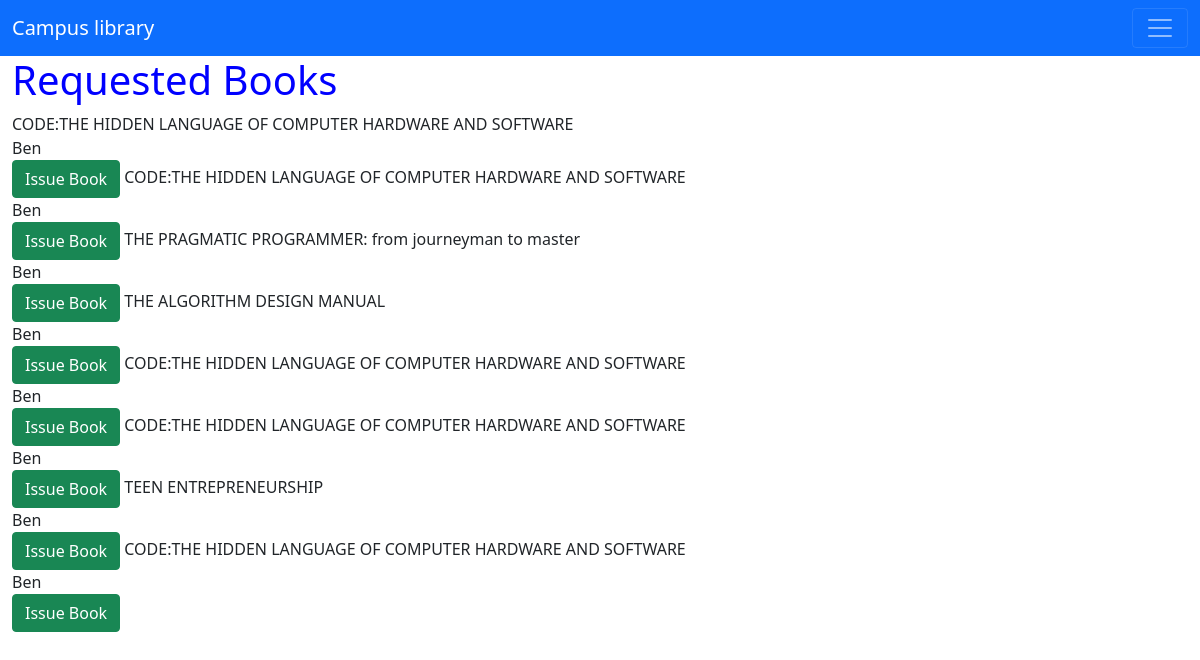
The page /requested_books/ (signed in) on the database as committed earlier.
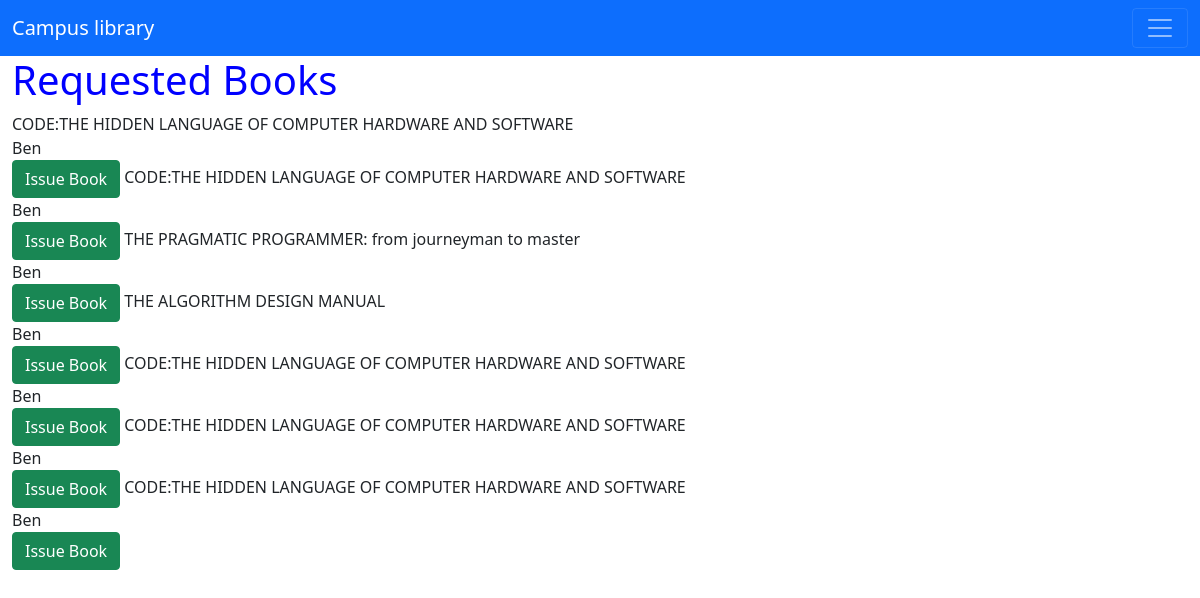
The same page on the database as committed later.
### books/models.py (models this page shows, shortened)
class Borrowed_book(models.Model):
    class ReturnStatusChoices(models.TextChoices):
        BOOKED = "BOOKED", ("Booked")
    user=models.ForeignKey(User,null=True,on_delete=models.CASCADE)
    book = models.ForeignKey(Book,on_delete=models.CASCADE)
    date_borrowed=models.DateTimeField(auto_now_add=True)
    status = models.CharField(max_length=15, default="BOOKED", choices=ReturnStatusChoices.choices)

class Book(models.Model):
    class BookStatusChoices(models.TextChoices):
        AVAILABLE = "AVAILABLE", ("Available")
        UNAVAILABLE = "UNAVAILABLE", ("Unavailable")
        BOOKED = "BOOKED", ("Booked")
    book_title = models.CharField(max_length=255)
    author = models.CharField(max_length=255)
    edition = models.CharField(max_length=255)
    Date_added = models.DateField(auto_now_add=True)
    subject_area = models.CharField(max_length=255)
    book_cover = models.ImageField(upload_to = 'images/')
    added_by=models.CharField(max_length=100,null=True,blank=True)
    date_updated=models.DateTimeField(auto_now=True)
    ISBN= models.CharField(null=True, blank= True,max_length=200)
    description = models.TextField(null=True, blank=True)
    status = models.CharField(max_length=20, default="AVAILABLE", choices=BookStatusChoices.choices)
    def __str__(self):
        return self.book_title

### books/views.py (the view)
# urls.py: path('requested_books/',views.requested_books,name='requested_books'),
def requested_books(request):
    books=Borrowed_book.objects.all()
    context={'books':books}
    return render(request,'books/requested_books.html',context)

### books/templates/books/requested_books.html (shortened to what this page needs)
{% extends 'main_librarian.html' %}
{% block content %}
{% if user.is_authenticated %}
<div class="container-fluid">
    <h1 style='color:blue;'>Requested Books</h1>
    <div>
        {% for book in books %}
            {{ book.book }}
            {{ book.user }}
        <a class="btn btn-success" href="{% url 'books:view_requested_book' book.id %}" role="button">Issue Book</a>
        {% endfor %}
    </div>
    {% else %}
    <h1>Please Login First</h1> <a href="/users/login_user/" style='color:black;'>Login</a>
    </br>
    <h1>Please Signup here</h1><a href="/users/register_user/" style='color:black;'>signup</a>
    {% endif %}
</div>
{% endblock content %}

### Templates/main_librarian.html (shortened to what this page needs)
<!DOCTYPE html>
<html>
<head>
    <link href="https://cdn.jsdelivr.net/npm/bootstrap@5.1.3/dist/css/bootstrap.min.css" rel="stylesheet">
</head>
<body>
    {%include 'navigation_librarian.html'%}
    {% block content %}
    {% endblock %}
</body>
</html>

### Templates/navigation_librarian.html (shortened to what this page needs)
{% load static %}
<!DOCTYPE html>
<html>
<head>
    <link href="https://cdn.jsdelivr.net/npm/bootstrap@5.1.3/dist/css/bootstrap.min.css" rel="stylesheet">
</head>
<body>
    <nav  class="navbar navbar-dark bg-primary">
        <div class="container-fluid">
          <a class="navbar-brand" href="/home/">
            Campus library
          </a>
          {% if user.is_authenticated %}
          <button class="navbar-toggler" type="button" data-bs-toggle="collapse" data-bs-target="#navbarNav" aria-controls="navbarNav" aria-expanded="false" aria-label="Toggle navigation">
            <span class="navbar-toggler-icon"></span>
          </button>
              {% endif %}
        </div>
      </nav>
</body>
</html>

Rows that differ between the two databases and show on the page:
removed Borrowed_book: book "TEEN ENTREPRENEURSHIP", user "Ben"
